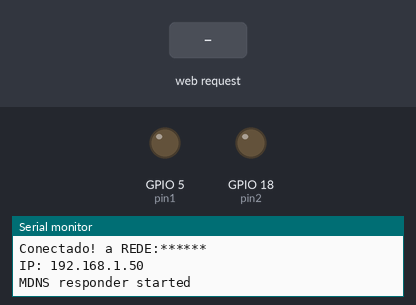
A sketch run on a simulated ESP32. Parts: output pins drawn as LEDs (lit = HIGH), the last lines printed to the serial monitor. The inputs (shaded band) are chosen by the test bench. WiFi joins after 1.5 s; servers stay silent unless stated.

Above: at 2.8 s.
2.9 s: HTTP request GET /led1on received
At 4.0 s:
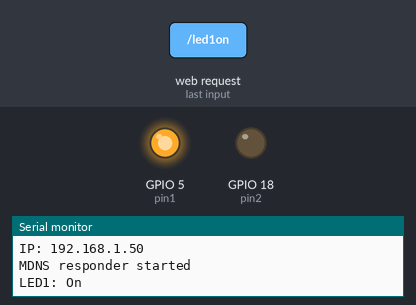
4.4 s: HTTP request GET /led2on received
At 5.2 s:
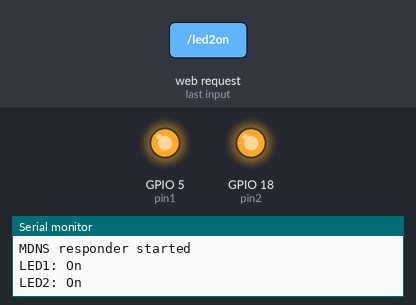
5.9 s: HTTP request GET /led1off received
At 6.3 s:
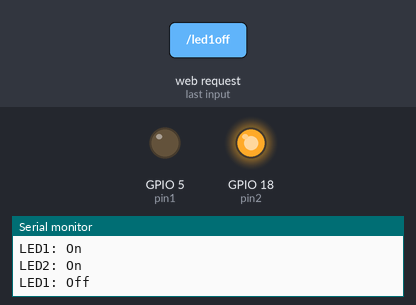
Timing chart, 0 to 8.9 s (numbered marks = the images above; inputs shaded):
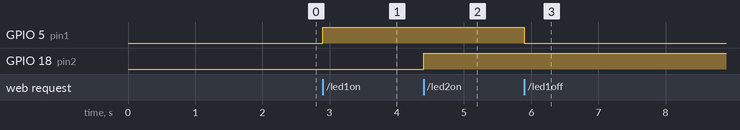

Measured:
- after the input at 2.9 s, GPIO 5 (pin1): LOW → HIGH at once
- after the input at 4.4 s, GPIO 18 (pin2): LOW → HIGH at once
- after the input at 5.9 s, GPIO 5 (pin1): HIGH → LOW at once

The sketch:

esp32-controlando-leds-web-server.ino
```cpp
//BIBLIOTECAS PARA USO DO ESP32
#include <WiFi.h>
#include <WiFiClient.h>
#include <WebServer.h>
#include <ESPmDNS.h>
#include <WiFiServer.h>
//DEFINICAO DOS PINOS PARA USO DAS LEDS
#define pin1 5
#define pin2 18
bool led1 = LOW;
bool led2 = LOW;
//DADOS DA REDE
const char* rede = "******"; //NOME DA SUA REDE (ssid)
const char* senha = "******"; //SENHA DA REDE

WebServer server(80); //PORTA 80, POIS ESTAMOS TRABALHANDO COM HTTP

String pageHtml(bool ledEstado1, bool ledEstado2 ) {
  String html = "<!DOCTYPE html> <html>\n";
  html += "<head><meta name=\"viewport\" content=\"width=device-width, initial-scale=1.0, user-scalable=no\">\n";
  html += "<title>CONTROLANDO LED</title>\n";
  html += "<style>html { font-family: Helvetica; display: inline-block; margin: 0px auto; text-align: center;}\n";
  html += "body{margin-top: 50px;} h1 {color: #444444;margin: 50px auto 30px;} h3 {color: #444444;margin-bottom: 50px;}\n";
  html += ".button {display: block;width: 80px;background-color: #21d34e;border: none;color: white;padding: 13px 30px;text-decoration: none;font-size: 25px;margin: 0px auto 35px;cursor: pointer;border-radius: 4px;}\n";
  html += ".button-on {background-color: #21d34e;}\n";
  html += ".button-on:active {background-color: #2eba8d;}\n";
  html += ".button-off {background-color: #4e5256;}\n";
  html += ".button-off:active {background-color: #7f8891;}\n";
  html += "p {font-size: 14px;color: #888;margin-bottom: 10px;}\n";
  html += "</style>\n";
  html += "</head>\n";
  html += "<body>\n";
  html += "<h1>@ARDU.INO.SKETCH</h1>\n";
  html += "<h3>ESP32 USANDO STATION(STA) MODO</h3>\n";

  if (ledEstado1) {
    html += "<p>LED1 VERMELHA: ON</p><a class=\"button button-off\" href=\"/led1off\">DESLIGADO!</a>\n";
  }
  else {
    html += "<p>LED1 VERMELHA: OFF</p><a class=\"button button-on\" href=\"/led1on\">LIGADO!</a>\n";
  }

  if (ledEstado2) {
    html += "<p>LED2 AMARELO: ON</p><a class=\"button button-off\" href=\"/led2off\">DESLIGADO!</a>\n";
  }
  else {
    html += "<p>LED2 AMARELO: OFF</p><a class=\"button button-on\" href=\"/led2on\">LIGADO!</a>\n";
  }

  html += "</body>\n";
  html += "</html>\n";
  return html;
}

void handleRoot() {
  led1 = LOW;
  led2 = LOW;
  Serial.println("LED1: OFF | LED2: OFF");
  server.send(200, "text/html", pageHtml(led1, led2));
}

void handle_led1on() {
  led1 = HIGH;
  Serial.println("LED1: On");
  server.send(200, "text/html", pageHtml(true, led2));
}

void handle_led1off() {
  led1 = LOW;
  Serial.println("LED1: Off");
  server.send(200, "text/html", pageHtml(false, led2));
}

void handle_led2on() {
  led2 = HIGH;
  Serial.println("LED2: On");
  server.send(200, "text/html", pageHtml(led1, true));
}

void handle_led2off() {
  led2 = LOW;
  Serial.println("LED2: Off");
  server.send(200, "text/html", pageHtml(led1, false));
}

void handleNotFound() {
  //ENVIA PARA O NAVEGADOR A INFORMACAO QUE A PAGINA NAO FOI ENCONTRADA
  server.send(404, "text/html", "Not Found");
}

void setup () {
  Serial.begin(115200);
  pinMode(pin1, OUTPUT);
  pinMode(pin2, OUTPUT);

  WiFi.mode(WIFI_STA); //HABILITA MODO STA (STATION)
  WiFi.begin(rede, senha); //CONECTA A REDE

  int cont = 1;
  while (WiFi.status() != WL_CONNECTED) { //TESTA SE JA FOI FEITA A CONECXAO
    Serial.print("Tetativa de conexão: ");
    Serial.println(cont);
    delay(200);
    cont++;
  }
  cont = 0;

  Serial.print("Conectado! a REDE:"); //CONECTADO COM SUCESSO
  Serial.println(rede);
  Serial.print("IP: ");
  Serial.println(WiFi.localIP()); //RETORNA O IP

  if (MDNS.begin("ARDU.INO.SKETCH")) {
    Serial.println("MDNS responder started");
    //CASO QUEIRA ACESSAR VIA DNS
  }

  server.on("/", handleRoot);
  server.on("/led1on", handle_led1on);
  server.on("/led1off", handle_led1off);
  server.on("/led2on", handle_led2on);
  server.on("/led2off", handle_led1off);
  server.onNotFound(handleNotFound);
  server.begin(); //INICIA O SERVIDOR
}

void loop() {
  server.handleClient(); //VERIFICA SE FOI FEITO ALGUMA REQUISICAO
  if (led1) {
    digitalWrite(pin1, HIGH);
  }
  else {
    digitalWrite(pin1, LOW);
  }
  if (led2) {
    digitalWrite(pin2, HIGH);
  }
  else {
    digitalWrite(pin2, LOW);
  }
}
```
